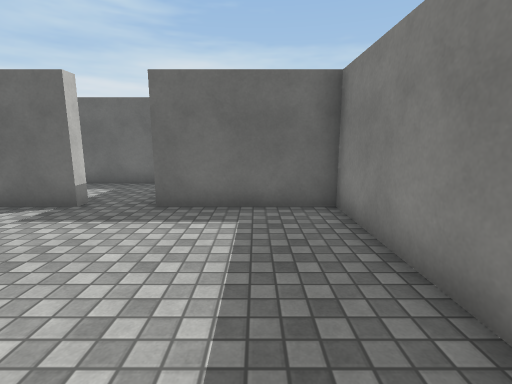
View 1 (above)

24 first-person views from a walk through a Unity game level. The camera is 1.4 m above the floor, tilts 10° down and sees 85° across. The floor is counted in squares, 1 m on a side. Each view is taken from the middle of a square. On the plan, view 1 faces up. The plan holds only what a view shows up to about 14 squares ahead; the rest is blank. The place goes on beyond the plan. The player is left out. Surface patterns are stand-ins for the level's own textures.

View 2
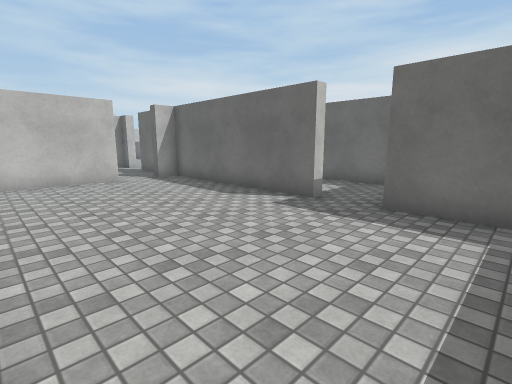

View 3
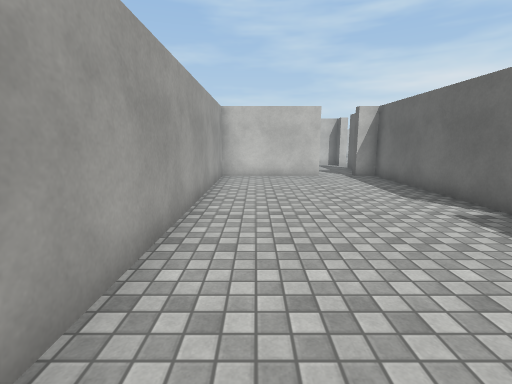

View 4
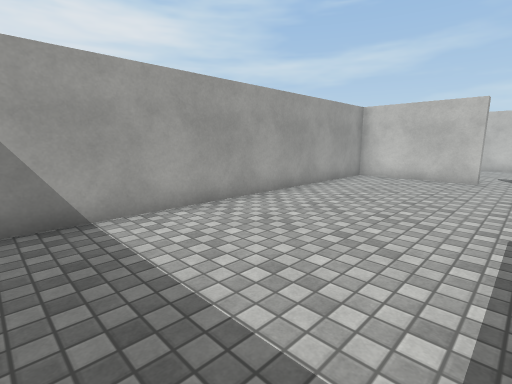

View 5
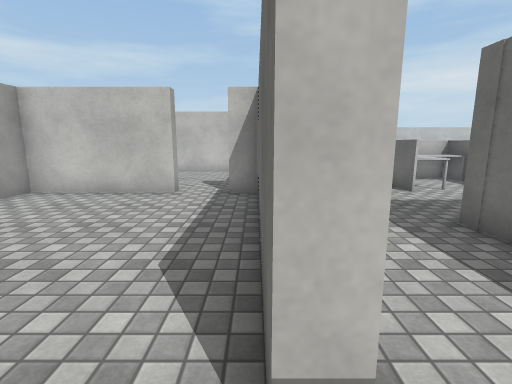

View 6
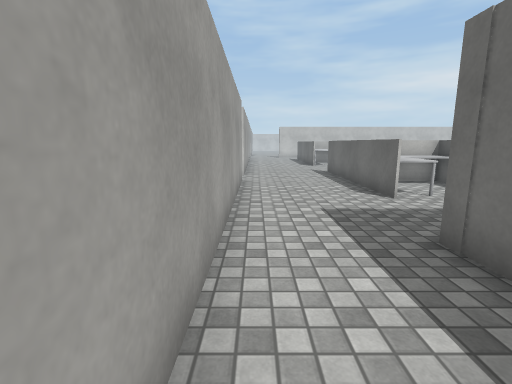

View 7
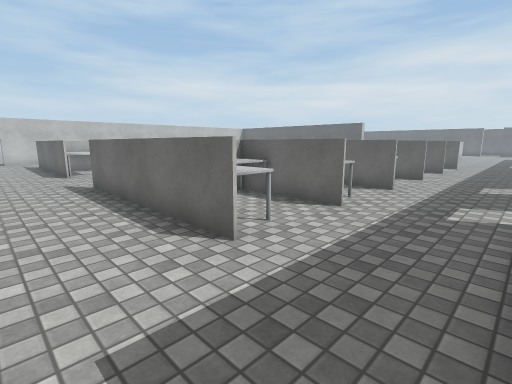

View 8
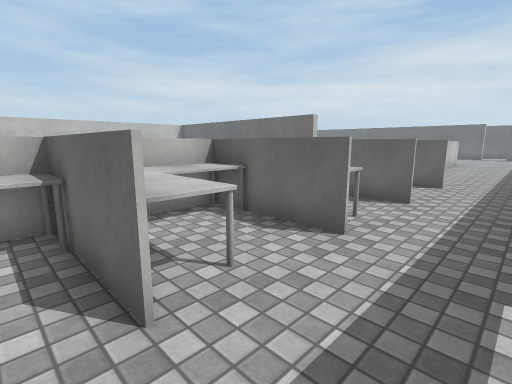

View 9
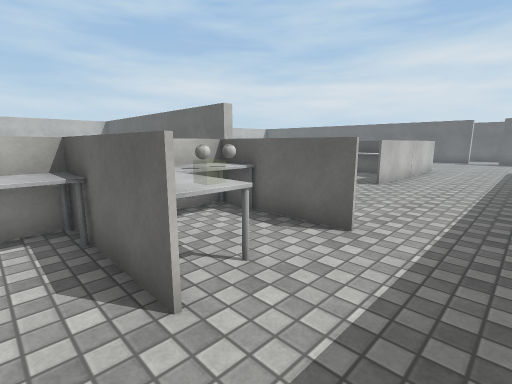

View 10
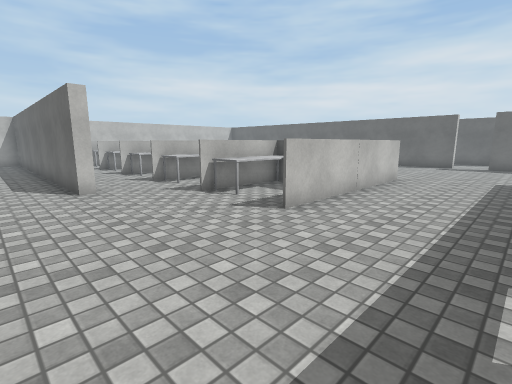

View 11
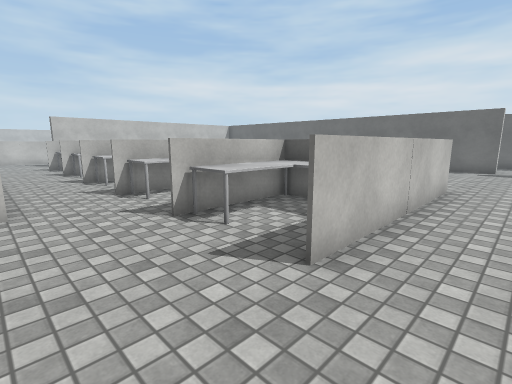

View 12
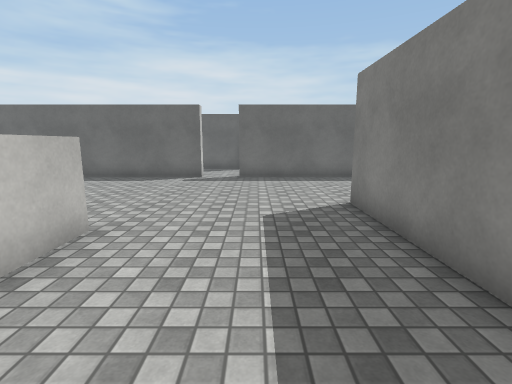

View 13
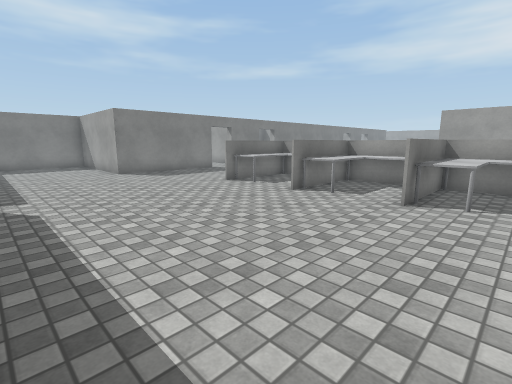

View 14
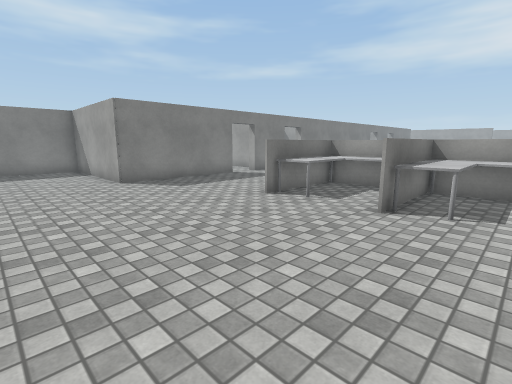

View 15
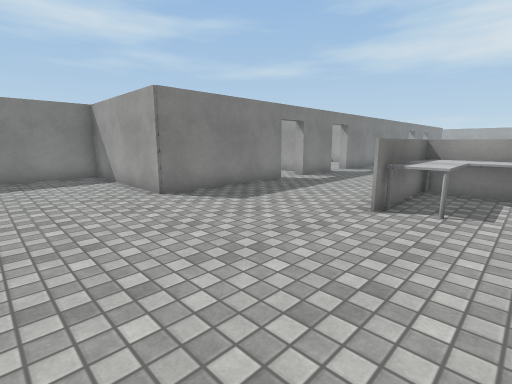

View 16
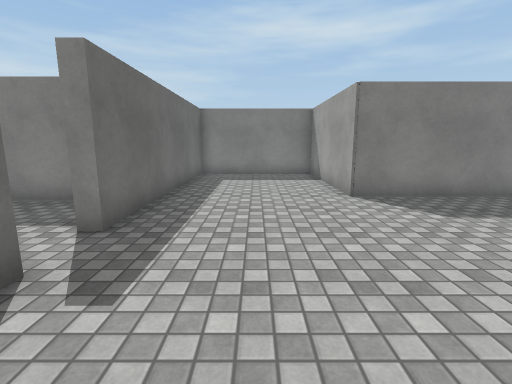

View 17
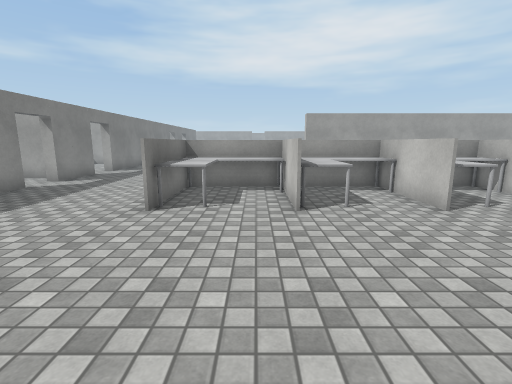

View 18
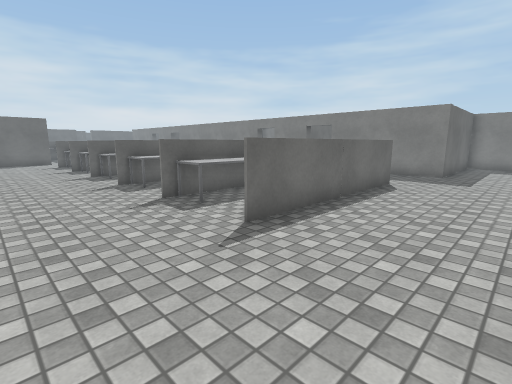

View 19
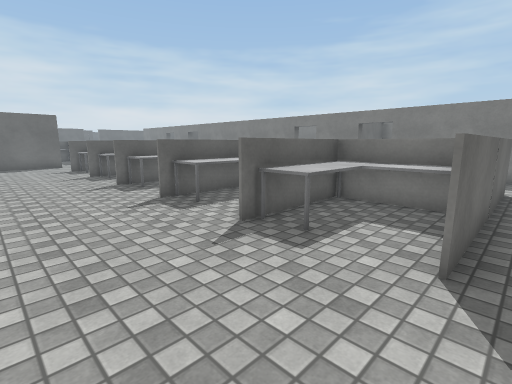

View 20
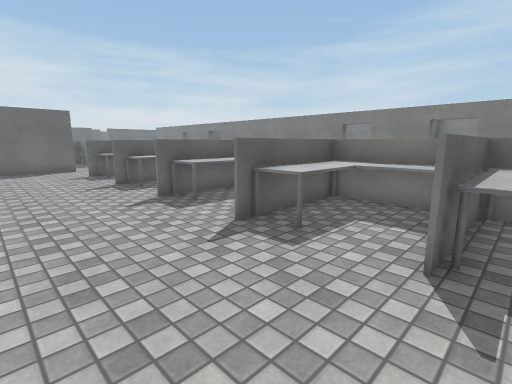

View 21
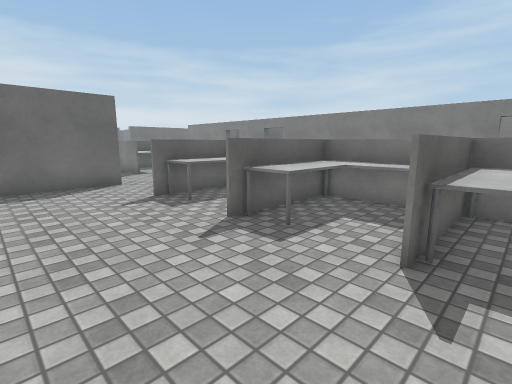

View 22
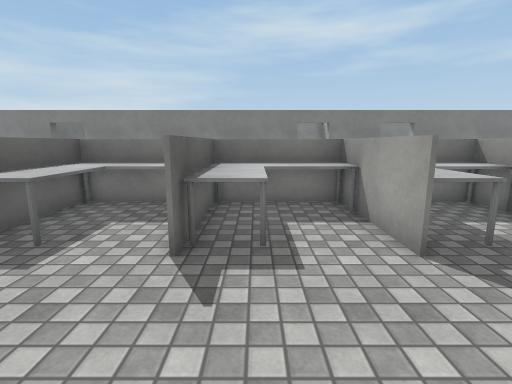

View 23
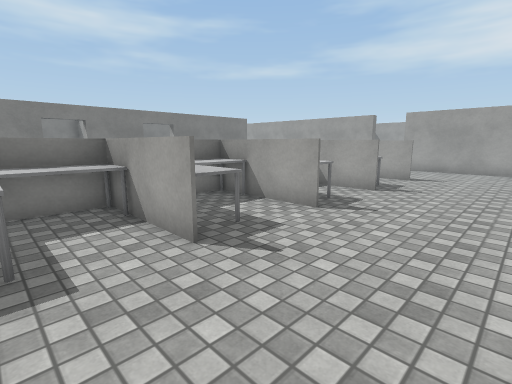

View 24
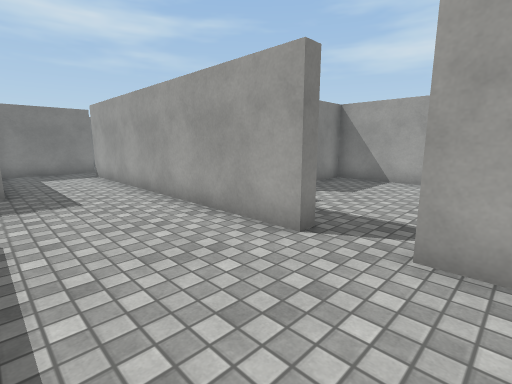

### Floor plan
Points are (right, up) in squares from view 1. A wall is a line through its corners. A room is listed if a view was taken in it or the views show most of it. See-through windows are left out.
Room 1 (views 1, 2, 3, 4)
walls: (-4, 6.1) (-10.9, 6.1); (-10.9, 3.7) (-10.9, -0.4) (0.9, -0.4); (1.8, 1.8) (1.8, 6.1) (-2.3, 6.1)
ways out: opening at (-3, 6) to room 2; opening at (-11, 4.5)
Room 2 (views 5, 6, 7, 8, 9, 10, 11, 12, 13, 14, 15, 16, 17, 18, 19, 20, 21, 22, 23, 24)
walls: (-14.4, 25.4) (-14.4, 26.1); (-14.4, 22.4) (-14.4, 23); (-10.9, 26.1) (-14.6, 26.1); (-10.9, 23) (-17.8, 23); (-13.4, 19.9) (-17.7, 19.9); (-14.4, 19.4) (-14.4, 20.6); (-10.9, 19.9) (-11.5, 19.9); (-17.7, 20) (-14.3, 20) (-14.3, 19.4); (-18.5, 29.3) (-17.6, 29.3) (-17.6, 28.9) (-21.5, 28.9); (-15.9, 31.5) (-15.9, 35.6); (-7.8, 20) (-7.8, 29.9) (-7.4, 29.9); (-13.4, 16.8) (-17.7, 16.8) (-14.3, 16.8) (-14.3, 16.4); (-14.4, 16.4) (-14.4, 17.6); (-10.9, 16.8) (-11.5, 16.8); (-7.8, 31.4) (-7.8, 33.9); (-19, 33.6) (-19, 31.5); (-12.7, 35.5) (-12.7, 31.5); (-7.8, 16.1) (-7.8, 18.6); (-19, 35) (-19, 38.4) (-19, 35); (-7.8, 35.3) (-7.8, 40.5) (-2.3, 40.5) (-2.3, 45.5) (-10.7, 45.5); (-21.5, 35) (-12.8, 35) (-12.8, 35.6); (-12.8, 37.5) (-12.8, 38.4); (-15.9, 37.5) (-15.9, 38.4); (-12.7, 38.4) (-12.7, 37.4); (-15.8, 38.4) (-15.8, 37.6); (-15.4, 10.5) (-17.7, 10.5); (-17.7, 10.6) (-16.5, 10.6); (-14.4, 6.5) (-4, 6.5) (-4, 6.1); (-3.5, 9.6) (-7.8, 9.6) (-7.8, 14.8); (-20.4, 6.5) (-16, 6.5); (-12.2, 45.5) (-19, 45.5); (-2.3, 6.1) (-2.3, 9.4)
ways out: opening at (-3, 6) to room 1; opening at (-14.5, 32.5) to room 3; opening at (-19, 30.5); opening at (-15.5, 6); opening at (-7.5, 19); opening at (-7.5, 31)
objects: other object (-21, 11); desk (-21, 36) to (-20, 38); desk (-18, 32) to (-17, 34); desk (-18, 36) to (-16, 38); desk (-17, 11) to (-15, 14); desk (-17, 14) to (-14, 16); desk (-17, 17) to (-14, 19); desk (-17, 20) to (-14, 22); desk (-17, 24) to (-15, 26); desk (-15, 36) to (-13, 38); desk (-14, 11) to (-11, 13); desk (-14, 14) to (-11, 15); desk (-14, 24) to (-13, 25); desk (-13, 16); desk (-13, 17) to (-11, 19); desk (-13, 20) to (-11, 21); desk (-13, 22); ball (-13, 25); desk (-11, 24)
Room 3 (no view inside)
walls: (-12.6, 34.9) (-15.9, 34.9); (-15.8, 35.6) (-15.8, 31.5)
ways out: opening at (-14.5, 32.5) to room 2
objects: desk (-15, 32) to (-13, 34)

Where each view was taken, in squares from view 1:
view 1: 0 up, 0 right, facing up
view 2: 0 up, 0 right, facing up-left
view 3: 1 up, 1 right, facing left
view 4: 5 up, 1 right, facing down-left
view 5: 6 up, 3 left, facing left
view 6: 7 up, 4 left, facing left
view 7: 8 up, 8 left, facing up-left
view 8: 16 up, 9 left, facing up-left
view 9: 22 up, 9 left, facing up-left
view 10: 27 up, 9 left, facing up-left
view 11: 29 up, 11 left, facing up-left
view 12: 34 up, 10 left, facing up
view 13: 45 up, 21 left, facing down-right
view 14: 44 up, 18 left, facing down-right
view 15: 44 up, 15 left, facing down-right
view 16: 43 up, 15 left, facing right
view 17: 44 up, 15 left, facing down
view 18: 7 up, 21 left, facing up-right
view 19: 10 up, 21 left, facing up-right
view 20: 13 up, 21 left, facing up-right
view 21: 19 up, 21 left, facing up-right
view 22: 22 up, 21 left, facing right
view 23: 22 up, 21 left, facing down-right
view 24: 10 up, 17 left, facing down-right
